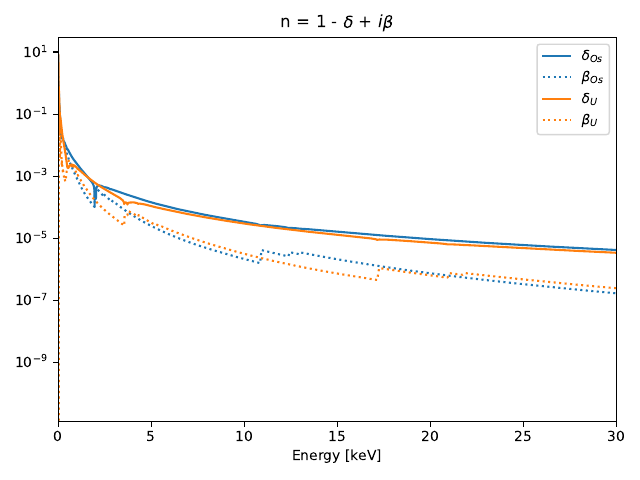

Python code for this plot:
import numpy as np
import pandas as pd
import ffastpy as ff
import matplotlib.pyplot as plt


def set_delta_beta(elem):
    Na = 6.022e23  # num/mol
    re = 2.8179403227e-15  # m

    elem.na = elem.rho * Na / elem.Ma
    elem['delta'] = elem.na * re * (elem.lam * 1e-9)**2 * elem.f1 / (2*np.pi)
    elem['beta'] = elem.na * re * (elem.lam * 1e-9)**2 * elem.f2 / (2*np.pi)


Os = ff.load_data('Os')
U = ff.load_data('U')

Os.rho = 22.59 * 100**3  # g / m3
Os.Ma = 190.23  # g / mol
U.rho = 19.1 * 100**3  # g / m3
U.Ma = 238.02891  # g / mol

set_delta_beta(Os)
set_delta_beta(U)

fig3, ax3 = plt.subplots(1, 1)

ax3.semilogy(Os.E, Os.delta, label=r'$\delta_{Os}$')
ax3.semilogy(Os.E, Os.beta, ':', label=r'$\beta_{Os}$', color='C0')

ax3.semilogy(U.E, U.delta, label=r'$\delta_U$')
ax3.semilogy(U.E, U.beta, ':', label=r'$\beta_U$', color='C1')

ax3.legend()
ax3.set_xlabel('Energy [keV]')
ax3.set_title(r'n = 1 - $\delta$ + $i\beta$')
ax3.set_xlim([0, 30])
fig3.tight_layout()

fig3.savefig('refindex.pdf')
